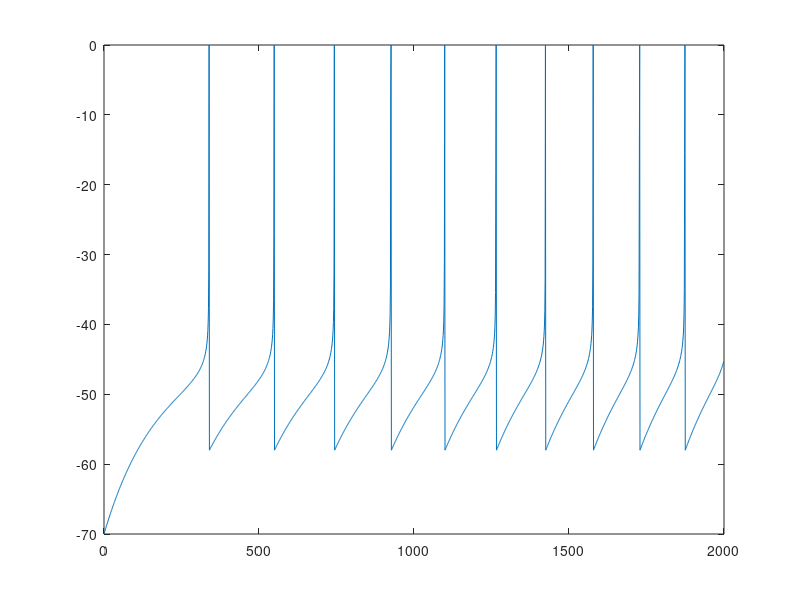
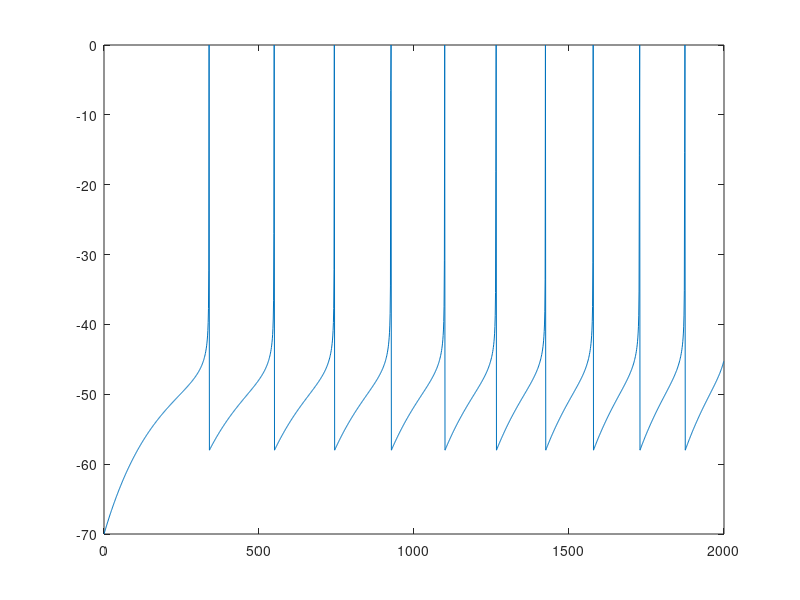
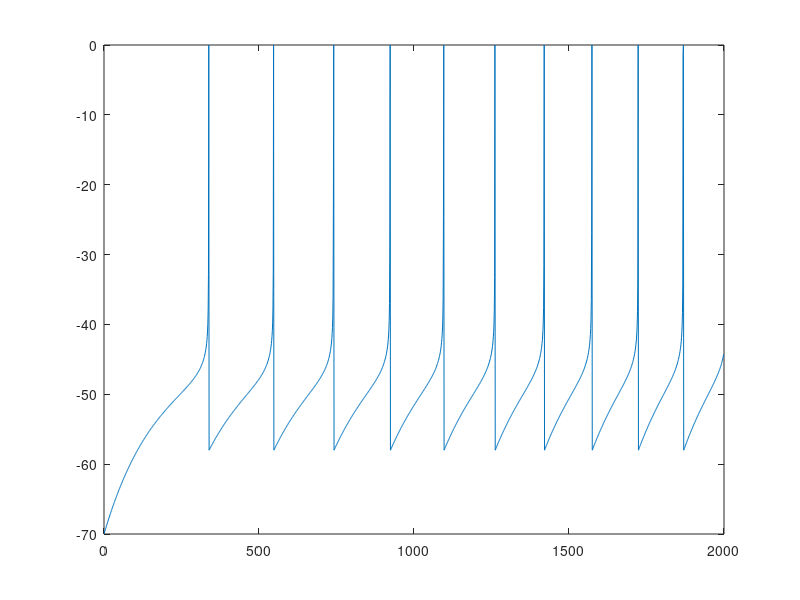
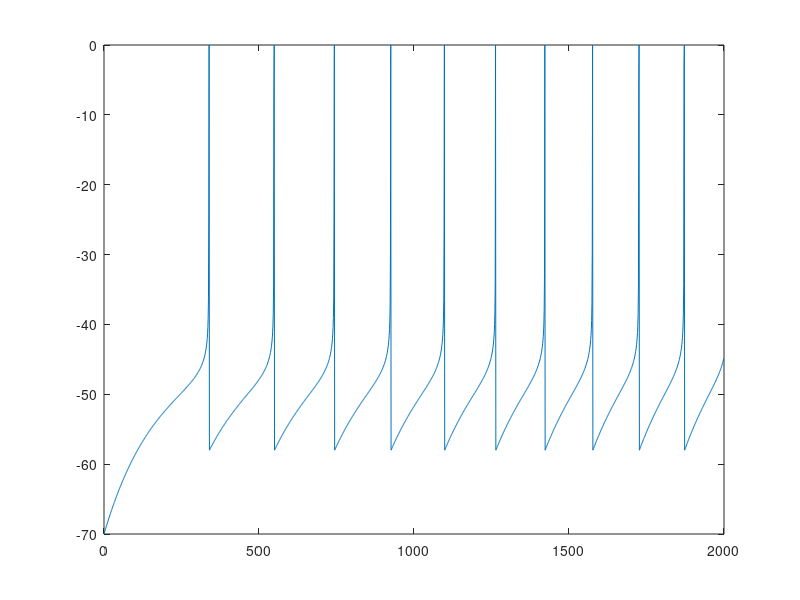

MATLAB code for these plots, in order:
close all
clear
% float
neuron_spiking_out_delayed_accelerating_float = importdata('neuron_spiking_out_delayed_accelerating_float.txt');
figure
plot(neuron_spiking_out_delayed_accelerating_float(:,1),neuron_spiking_out_delayed_accelerating_float(:,2));
v_delayed_accelerating_float = find(neuron_spiking_out_delayed_accelerating_float(:,4));

max_delayed_accelerating = max(neuron_spiking_out_delayed_accelerating_float(:,2));
min_delayed_accelerating = min(neuron_spiking_out_delayed_accelerating_float(:,2));
[m,n] = size(neuron_spiking_out_delayed_accelerating_float(:,2));

% fixed exp
neuron_spiking_out_delayed_accelerating_fixed_exp = importdata('neuron_spiking_out_delayed_accelerating_fixed_exp.txt');
figure
plot(neuron_spiking_out_delayed_accelerating_fixed_exp(:,1),neuron_spiking_out_delayed_accelerating_fixed_exp(:,2));
v_delayed_accelerating_fixed_exp = find(neuron_spiking_out_delayed_accelerating_fixed_exp(:,4));

nrmsd_delayed_accelerating_fixed_exp = 0;
for i=2:length(v_delayed_accelerating_float)-1
    pos_range_delayed_accelerating_fixed_exp = round((v_delayed_accelerating_float(i+1)-v_delayed_accelerating_float(i))/2);
    neg_range_delayed_accelerating_fixed_exp = round((v_delayed_accelerating_float(i)-v_delayed_accelerating_float(i-1))/2);
    diff_delayed_accelerating_fixed_exp = neuron_spiking_out_delayed_accelerating_fixed_exp(v_delayed_accelerating_fixed_exp(i)-neg_range_delayed_accelerating_fixed_exp:v_delayed_accelerating_fixed_exp(i)+pos_range_delayed_accelerating_fixed_exp,2)-neuron_spiking_out_delayed_accelerating_float(v_delayed_accelerating_float(i)-neg_range_delayed_accelerating_fixed_exp:v_delayed_accelerating_float(i)+pos_range_delayed_accelerating_fixed_exp,2);
    square_diff_delayed_accelerating_fixed_exp = diff_delayed_accelerating_fixed_exp.^2;
    sum_square_diff_delayed_accelerating_fixed_exp = sum(square_diff_delayed_accelerating_fixed_exp);
    sqrt_sum_square_diff_delayed_accelerating_fixed_exp = sqrt(sum_square_diff_delayed_accelerating_fixed_exp/(pos_range_delayed_accelerating_fixed_exp+neg_range_delayed_accelerating_fixed_exp+1));
    nrmsd_delayed_accelerating_fixed_exp = nrmsd_delayed_accelerating_fixed_exp + sqrt_sum_square_diff_delayed_accelerating_fixed_exp/(max_delayed_accelerating-min_delayed_accelerating);
end
nrmsd_delayed_accelerating_fixed_exp = nrmsd_delayed_accelerating_fixed_exp/(length(v_delayed_accelerating_float)-2)

terr_delayed_accelerating_fixed_exp = 0;
for i=1:length(v_delayed_accelerating_float)-1
    terr_delayed_accelerating_fixed_exp = terr_delayed_accelerating_fixed_exp + abs(((v_delayed_accelerating_float(i+1)-v_delayed_accelerating_float(i)) - (v_delayed_accelerating_fixed_exp(i+1)-v_delayed_accelerating_fixed_exp(i)))/(v_delayed_accelerating_float(i+1)-v_delayed_accelerating_float(i)));
end
terr_delayed_accelerating_fixed_exp = terr_delayed_accelerating_fixed_exp/(length(v_delayed_accelerating_float)-1)


% % % % % % % % % % % % % % % % % % % % % % % % % % % % % % % % % % % % % % % % % % % 
% // Circuit = mul32x32_061
% // Area   (45) = 1150
% // Delay  (45) = 1.750
% // Power  (45) = 0.69
% // MAE = 10647482012080490.0
% // MRE = 19.69 %
% // WCE LIMIT = 922337203685477580800
% // WCE LIMIT % = 0.5 %
% // EP = 100.0 %
neuron_spiking_out_delayed_accelerating_appr_mul_061 = importdata('neuron_spiking_out_delayed_accelerating_appr_mul_061.txt');
figure
plot(neuron_spiking_out_delayed_accelerating_appr_mul_061(:,1),neuron_spiking_out_delayed_accelerating_appr_mul_061(:,2));
v_delayed_accelerating_appr_mul_061 = find(neuron_spiking_out_delayed_accelerating_appr_mul_061(:,4));

nrmsd_delayed_accelerating_appr_mul_061 = 0;
for i=2:length(v_delayed_accelerating_float)-1
    pos_range_delayed_accelerating_appr_mul_061 = round((v_delayed_accelerating_float(i+1)-v_delayed_accelerating_float(i))/2);
    neg_range_delayed_accelerating_appr_mul_061 = round((v_delayed_accelerating_float(i)-v_delayed_accelerating_float(i-1))/2);
    diff_delayed_accelerating_appr_mul_061 = neuron_spiking_out_delayed_accelerating_appr_mul_061(v_delayed_accelerating_appr_mul_061(i)-neg_range_delayed_accelerating_appr_mul_061:v_delayed_accelerating_appr_mul_061(i)+pos_range_delayed_accelerating_appr_mul_061,2)-neuron_spiking_out_delayed_accelerating_float(v_delayed_accelerating_float(i)-neg_range_delayed_accelerating_appr_mul_061:v_delayed_accelerating_float(i)+pos_range_delayed_accelerating_appr_mul_061,2);
    square_diff_delayed_accelerating_appr_mul_061 = diff_delayed_accelerating_appr_mul_061.^2;
    sum_square_diff_delayed_accelerating_appr_mul_061 = sum(square_diff_delayed_accelerating_appr_mul_061);
    sqrt_sum_square_diff_delayed_accelerating_appr_mul_061 = sqrt(sum_square_diff_delayed_accelerating_appr_mul_061/(pos_range_delayed_accelerating_appr_mul_061+neg_range_delayed_accelerating_appr_mul_061+1));
    nrmsd_delayed_accelerating_appr_mul_061 = nrmsd_delayed_accelerating_appr_mul_061 + sqrt_sum_square_diff_delayed_accelerating_appr_mul_061/(max_delayed_accelerating-min_delayed_accelerating);
end
nrmsd_delayed_accelerating_appr_mul_061 = nrmsd_delayed_accelerating_appr_mul_061/(length(v_delayed_accelerating_float)-2)

terr_delayed_accelerating_appr_mul_061 = 0;
for i=1:length(v_delayed_accelerating_float)-1
    terr_delayed_accelerating_appr_mul_061 = terr_delayed_accelerating_appr_mul_061 + abs(((v_delayed_accelerating_float(i+1)-v_delayed_accelerating_float(i)) - (v_delayed_accelerating_appr_mul_061(i+1)-v_delayed_accelerating_appr_mul_061(i)))/(v_delayed_accelerating_float(i+1)-v_delayed_accelerating_float(i)));
end
terr_delayed_accelerating_appr_mul_061 = terr_delayed_accelerating_appr_mul_061/(length(v_delayed_accelerating_float)-1)

% % % % % % % % % % % % % % % % % % % % % % % % % % % % % % % % % % % % % % % % % % % 
% // Circuit = mul32x32_049
% // Area   (45) = 2134
% // Delay  (45) = 2.200
% // Power  (45) = 1.39
% // MAE = 1208466017512107.8
% // MRE = 3.62 %
% // WCE LIMIT = 92233720368547758080
% // WCE LIMIT % = 0.05 %
% // EP = 100.0 %
neuron_spiking_out_delayed_accelerating_appr_mul_049 = importdata('neuron_spiking_out_delayed_accelerating_appr_mul_049.txt');
figure
plot(neuron_spiking_out_delayed_accelerating_appr_mul_049(:,1),neuron_spiking_out_delayed_accelerating_appr_mul_049(:,2));
v_delayed_accelerating_appr_mul_049 = find(neuron_spiking_out_delayed_accelerating_appr_mul_049(:,4));

nrmsd_delayed_accelerating_appr_mul_049 = 0;
for i=2:length(v_delayed_accelerating_float)-1
    pos_range_delayed_accelerating_appr_mul_049 = round((v_delayed_accelerating_float(i+1)-v_delayed_accelerating_float(i))/2);
    neg_range_delayed_accelerating_appr_mul_049 = round((v_delayed_accelerating_float(i)-v_delayed_accelerating_float(i-1))/2);
    diff_delayed_accelerating_appr_mul_049 = neuron_spiking_out_delayed_accelerating_appr_mul_049(v_delayed_accelerating_appr_mul_049(i)-neg_range_delayed_accelerating_appr_mul_049:v_delayed_accelerating_appr_mul_049(i)+pos_range_delayed_accelerating_appr_mul_049,2)-neuron_spiking_out_delayed_accelerating_float(v_delayed_accelerating_float(i)-neg_range_delayed_accelerating_appr_mul_049:v_delayed_accelerating_float(i)+pos_range_delayed_accelerating_appr_mul_049,2);
    square_diff_delayed_accelerating_appr_mul_049 = diff_delayed_accelerating_appr_mul_049.^2;
    sum_square_diff_delayed_accelerating_appr_mul_049 = sum(square_diff_delayed_accelerating_appr_mul_049);
    sqrt_sum_square_diff_delayed_accelerating_appr_mul_049 = sqrt(sum_square_diff_delayed_accelerating_appr_mul_049/(pos_range_delayed_accelerating_appr_mul_049+neg_range_delayed_accelerating_appr_mul_049+1));
    nrmsd_delayed_accelerating_appr_mul_049 = nrmsd_delayed_accelerating_appr_mul_049 + sqrt_sum_square_diff_delayed_accelerating_appr_mul_049/(max_delayed_accelerating-min_delayed_accelerating);
end
nrmsd_delayed_accelerating_appr_mul_049 = nrmsd_delayed_accelerating_appr_mul_049/(length(v_delayed_accelerating_float)-2)

terr_delayed_accelerating_appr_mul_049 = 0;
for i=1:length(v_delayed_accelerating_float)-1
    terr_delayed_accelerating_appr_mul_049 = terr_delayed_accelerating_appr_mul_049 + abs(((v_delayed_accelerating_float(i+1)-v_delayed_accelerating_float(i)) - (v_delayed_accelerating_appr_mul_049(i+1)-v_delayed_accelerating_appr_mul_049(i)))/(v_delayed_accelerating_float(i+1)-v_delayed_accelerating_float(i)));
end
terr_delayed_accelerating_appr_mul_049 = terr_delayed_accelerating_appr_mul_049/(length(v_delayed_accelerating_float)-1)

% % % % % % % % % % % % % % % % % % % % % % % % % % % % % % % % % % % % % % % % % % % 
% // Library = EvoApprox 16x16
% // Circuit = mul32x32_034
% // Area   (45) = 3129
% // Delay  (45) = 2.630
% // Power  (45) = 2.34
% // MAE = 149059810610824.8
% // MRE = 0.26 %
% // WCE LIMIT = 9223372036854775808
% // WCE LIMIT % = 0.005 %
% // EP = 100.0 %
neuron_spiking_out_delayed_accelerating_appr_mul_034 = importdata('neuron_spiking_out_delayed_accelerating_appr_mul_034.txt');
figure
plot(neuron_spiking_out_delayed_accelerating_appr_mul_034(:,1),neuron_spiking_out_delayed_accelerating_appr_mul_034(:,2));
v_delayed_accelerating_appr_mul_034 = find(neuron_spiking_out_delayed_accelerating_appr_mul_034(:,4));

nrmsd_delayed_accelerating_appr_mul_034 = 0;
for i=2:length(v_delayed_accelerating_float)-1
    pos_range_delayed_accelerating_appr_mul_034 = round((v_delayed_accelerating_float(i+1)-v_delayed_accelerating_float(i))/2);
    neg_range_delayed_accelerating_appr_mul_034 = round((v_delayed_accelerating_float(i)-v_delayed_accelerating_float(i-1))/2);
    diff_delayed_accelerating_appr_mul_034 = neuron_spiking_out_delayed_accelerating_appr_mul_034(v_delayed_accelerating_appr_mul_034(i)-neg_range_delayed_accelerating_appr_mul_034:v_delayed_accelerating_appr_mul_034(i)+pos_range_delayed_accelerating_appr_mul_034,2)-neuron_spiking_out_delayed_accelerating_float(v_delayed_accelerating_float(i)-neg_range_delayed_accelerating_appr_mul_034:v_delayed_accelerating_float(i)+pos_range_delayed_accelerating_appr_mul_034,2);
    square_diff_delayed_accelerating_appr_mul_034 = diff_delayed_accelerating_appr_mul_034.^2;
    sum_square_diff_delayed_accelerating_appr_mul_034 = sum(square_diff_delayed_accelerating_appr_mul_034);
    sqrt_sum_square_diff_delayed_accelerating_appr_mul_034 = sqrt(sum_square_diff_delayed_accelerating_appr_mul_034/(pos_range_delayed_accelerating_appr_mul_034+neg_range_delayed_accelerating_appr_mul_034+1));
    nrmsd_delayed_accelerating_appr_mul_034 = nrmsd_delayed_accelerating_appr_mul_034 + sqrt_sum_square_diff_delayed_accelerating_appr_mul_034/(max_delayed_accelerating-min_delayed_accelerating);
end
nrmsd_delayed_accelerating_appr_mul_034 = nrmsd_delayed_accelerating_appr_mul_034/(length(v_delayed_accelerating_float)-2)

terr_delayed_accelerating_appr_mul_034 = 0;
for i=1:length(v_delayed_accelerating_float)-1
    terr_delayed_accelerating_appr_mul_034 = terr_delayed_accelerating_appr_mul_034 + abs(((v_delayed_accelerating_float(i+1)-v_delayed_accelerating_float(i)) - (v_delayed_accelerating_appr_mul_034(i+1)-v_delayed_accelerating_appr_mul_034(i)))/(v_delayed_accelerating_float(i+1)-v_delayed_accelerating_float(i)));
end
terr_delayed_accelerating_appr_mul_034 = terr_delayed_accelerating_appr_mul_034/(length(v_delayed_accelerating_float)-1)

% % % % % % % % % % % % % % % % % % % % % % % % % % % % % % % % % % % % % % % % % % % 
neuron_spiking_out_delayed_accelerating_precise_mul = importdata('neuron_spiking_out_delayed_accelerating_precise_mul.txt');
figure
plot(neuron_spiking_out_delayed_accelerating_precise_mul(:,1),neuron_spiking_out_delayed_accelerating_precise_mul(:,2));
v_delayed_accelerating_precise_mul = find(neuron_spiking_out_delayed_accelerating_precise_mul(:,4));

nrmsd_delayed_accelerating_precise_mul = 0;
for i=2:length(v_delayed_accelerating_float)-1
    pos_range_delayed_accelerating_precise_mul = round((v_delayed_accelerating_float(i+1)-v_delayed_accelerating_float(i))/2);
    neg_range_delayed_accelerating_precise_mul = round((v_delayed_accelerating_float(i)-v_delayed_accelerating_float(i-1))/2);
    diff_delayed_accelerating_precise_mul = neuron_spiking_out_delayed_accelerating_precise_mul(v_delayed_accelerating_precise_mul(i)-neg_range_delayed_accelerating_precise_mul:v_delayed_accelerating_precise_mul(i)+pos_range_delayed_accelerating_precise_mul,2)-neuron_spiking_out_delayed_accelerating_float(v_delayed_accelerating_float(i)-neg_range_delayed_accelerating_precise_mul:v_delayed_accelerating_float(i)+pos_range_delayed_accelerating_precise_mul,2);
    square_diff_delayed_accelerating_precise_mul = diff_delayed_accelerating_precise_mul.^2;
    sum_square_diff_delayed_accelerating_precise_mul = sum(square_diff_delayed_accelerating_precise_mul);
    sqrt_sum_square_diff_delayed_accelerating_precise_mul = sqrt(sum_square_diff_delayed_accelerating_precise_mul/(pos_range_delayed_accelerating_precise_mul+neg_range_delayed_accelerating_precise_mul+1));
    nrmsd_delayed_accelerating_precise_mul = nrmsd_delayed_accelerating_precise_mul + sqrt_sum_square_diff_delayed_accelerating_precise_mul/(max_delayed_accelerating-min_delayed_accelerating);
end
nrmsd_delayed_accelerating_precise_mul = nrmsd_delayed_accelerating_precise_mul/(length(v_delayed_accelerating_float)-2)

terr_delayed_accelerating_precise_mul = 0;
for i=1:length(v_delayed_accelerating_float)-1
    terr_delayed_accelerating_precise_mul = terr_delayed_accelerating_precise_mul + abs(((v_delayed_accelerating_float(i+1)-v_delayed_accelerating_float(i)) - (v_delayed_accelerating_precise_mul(i+1)-v_delayed_accelerating_precise_mul(i)))/(v_delayed_accelerating_float(i+1)-v_delayed_accelerating_float(i)));
end
terr_delayed_accelerating_precise_mul = terr_delayed_accelerating_precise_mul/(length(v_delayed_accelerating_float)-1)
